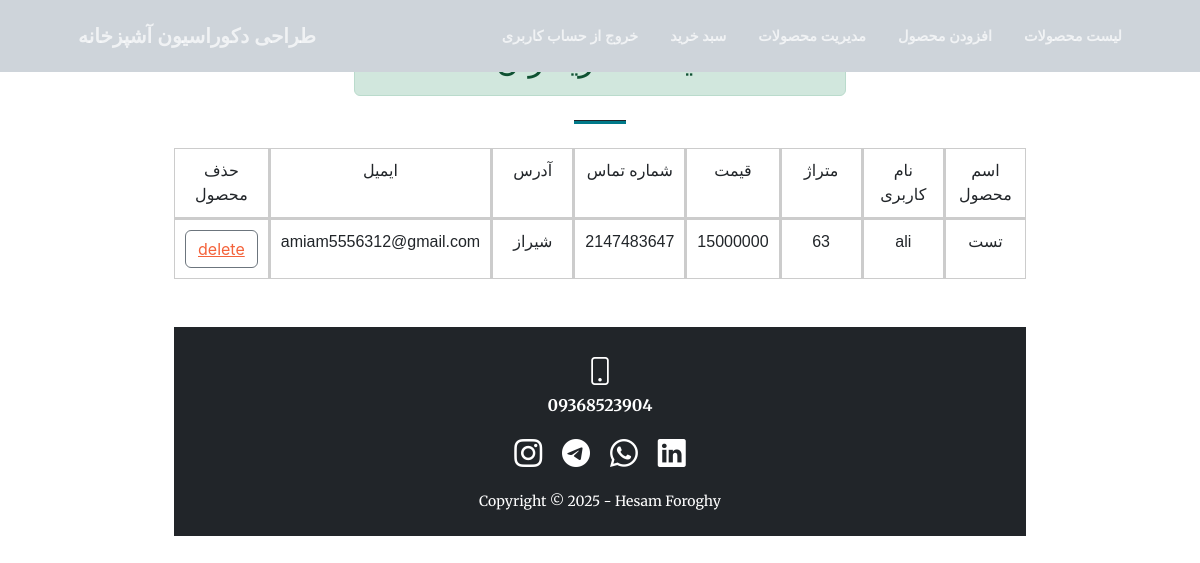
The app's page /sellform_panel.php (signed in) with its own data.
### tables this page shows
CREATE TABLE `sellform` (
  `name` varchar(25) NOT NULL,
  `ghymat` int(11) NOT NULL,
  `id` int(11) NOT NULL,
  `meter` int(11) NOT NULL,
  `totalprice` int(11) NOT NULL,
  `username` varchar(25) NOT NULL,
  `address` varchar(250) NOT NULL,
  `mobile` int(11) NOT NULL,
  `email` varchar(30) NOT NULL,
  `idk` int(11) NOT NULL
);

### sellform_panel.php (the view, shortened to what this page needs)
<?php
include("navbar.php")
?>
<div class="row">
<div class="container px-4 px-lg-5">
<div class="container px-4 px-lg-5">
                <div class="row gx-4 gx-lg-5 justify-content-center">
                    <div class="col-lg-8 col-xl-6 text-center"></br>
                        <h2 class='alert alert-success'  role='alert'>لیست خریداران </h2>
                        <hr class="divider"/>
                        </div>
<?php
include("connect.php");
$b=mysqli_query($a,"SELECT * FROM `sellform`");
?>
<div class="col-lg-10 mx-auto">
    <div class="table-responsive">
      <div class="table4">
      <div class="cell"> اسم محصول</div>
      <div class="cell"> نام کاربری</div>
      <div class="cell"> متراژ</div>
      <div class="cell"> قیمت</div>
      <div class="cell"> شماره تماس</div>
      <div class="cell"> آدرس</div>
      <div class="cell">ایمیل </div>
      <div class="cell">حذف محصول </div>
            <?php
            $row=mysqli_fetch_array($b);
            while($row)
            {
                ?>
  <div class="cell"> <?php echo($row["name"]);  ?></div>
  <div class="cell"> <?php echo($row["username"]);  ?> </div>
  <div class="cell"><?php echo($row["meter"]);  ?> </div>
  <div class="cell"> <?php echo($row["ghymat"]);  ?> </div>
  <div class="cell"><?php echo($row["mobile"]);  ?>  </div>
  <div class="cell"><?php echo($row["address"]);  ?> </div>
  <div class="cell"> <?php echo($row["email"]);  ?></div>
  <div class="cell">          <button class="btn btn-outline-secondary"><a class="lk" href="selldelete.php?id=<?php echo($row["id"]); ?>" id="n1">delete</a></button></div>
            <?php
             $row=mysqli_fetch_array($b);
            }
            ?>
</div>
</div>
<?php
include("footer.php");
?>

### list.css (style rules this page uses)
.table4 { display: grid; grid-template-columns: repeat(8, 1fr); gap: 1px; background-color: #ccc; direction: rtl; text-align: center; font-family: sans-serif; }
.cell { background-color: #fff; padding: 10px; border: 1px solid #ccc; }

### records on screen
sellform: name "تست", username "ali", meter "63", ghymat "15000000", mobile "2147483647", address "شیراز", email "amiam5556312@gmail.com"
